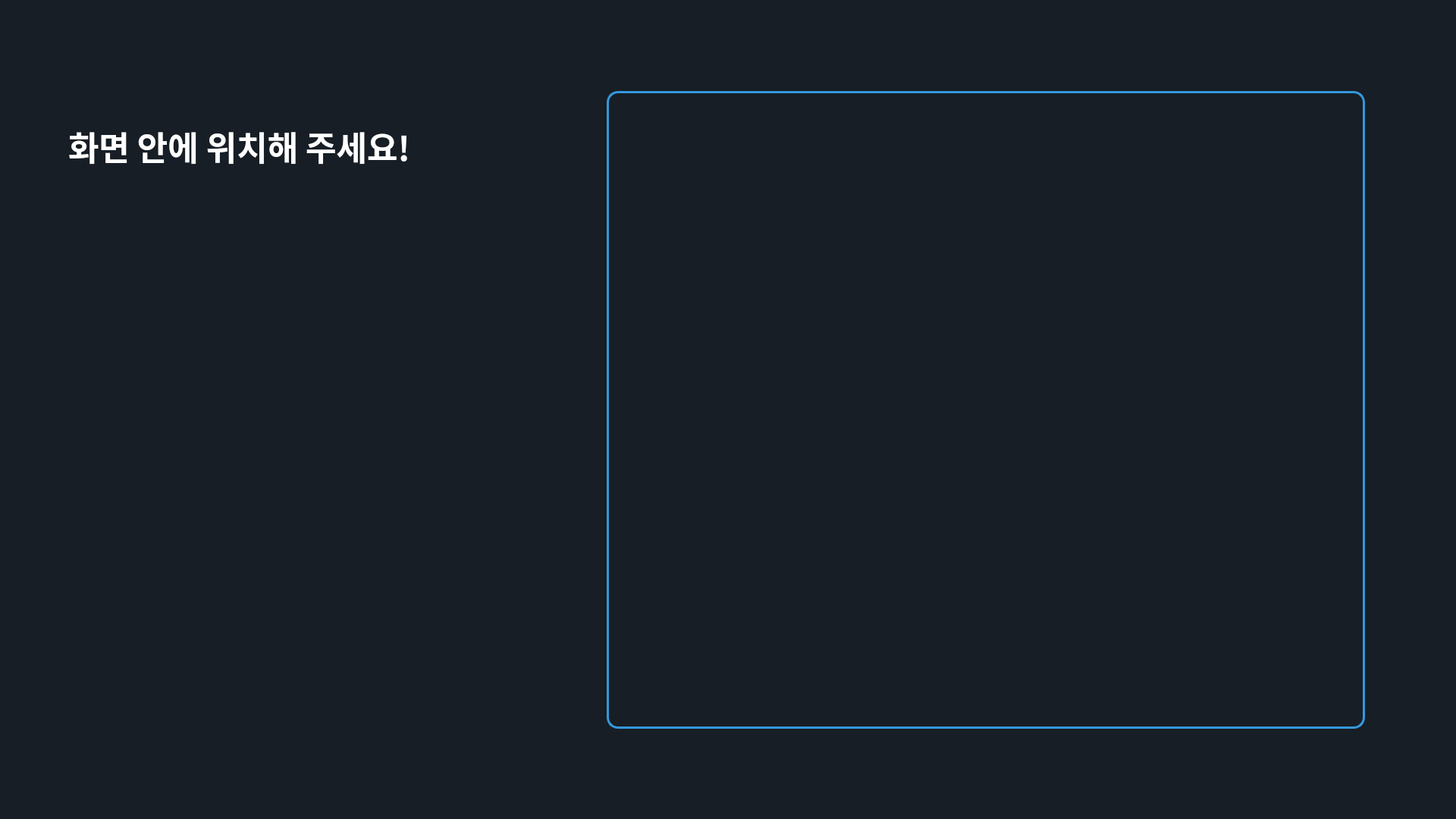
<?xml version="1.0" encoding="UTF-8"?>
<ui version="4.0">
 <class>Registering</class>
 <widget class="QWidget" name="Registering">
  <property name="geometry">
   <rect>
    <x>0</x>
    <y>0</y>
    <width>1920</width>
    <height>1080</height>
   </rect>
  </property>
  <property name="font">
   <font>
    <pointsize>12</pointsize>
   </font>
  </property>
  <property name="windowTitle">
   <string>Registering</string>
  </property>
  <property name="styleSheet">
   <string>QWidget {
    background-color: #171E26;
}

QLabel {
    color: white;
    font-family: &quot;Malgun Gothic&quot;, &quot;Arial&quot;, sans-serif;
    background-color: transparent;
    border: none;
}

QPushButton {
    color: white;
    border: none;
    font-family: &quot;Malgun Gothic&quot;, sans-serif;
    font-weight: bold;
}

.back-button {
    background-color: #3498db;
    border-radius: 15px;
    font-size: 32px;
}

.back-button:hover {
    background-color: #2980b9;
}

.countdown-circle {
    color: white;
    border: 4px solid white;
    border-radius: 80px;
    background-color: transparent;
}

.detection-area {
    border: 3px solid #3498db;
    border-radius: 15px;
    background-color: transparent;
}

.person-area {
    border: 2px solid #27ae60;
    border-radius: 8px;
    background-color: transparent;
}</string>
  </property>
  <widget class="QLabel" name="instructionText">
   <property name="geometry">
    <rect>
     <x>90</x>
     <y>160</y>
     <width>621</width>
     <height>161</height>
    </rect>
   </property>
   <property name="font">
    <font>
     <family>Malgun Gothic</family>
     <pointsize>-1</pointsize>
     <weight>75</weight>
     <bold>true</bold>
    </font>
   </property>
   <property name="styleSheet">
    <string notr="true">font-size: 44px; 
font-weight: 600; 
color: white;
line-height: 1.4;</string>
   </property>
   <property name="text">
    <string>화면 안에 위치해 주세요!</string>
   </property>
   <property name="alignment">
    <set>Qt::AlignLeading|Qt::AlignLeft|Qt::AlignTop</set>
   </property>
  </widget>
  <widget class="QFrame" name="detectionAreaFrame">
   <property name="geometry">
    <rect>
     <x>800</x>
     <y>120</y>
     <width>1000</width>
     <height>841</height>
    </rect>
   </property>
   <property name="styleSheet">
    <string>border: 3px solid #3498db;
border-radius: 15px;
background-color: transparent;</string>
   </property>
  </widget>
 </widget>
 <resources>
  <include location="../../roomie_rgui/assets/resources.qrc"/>
 </resources>
 <connections/>
</ui>
